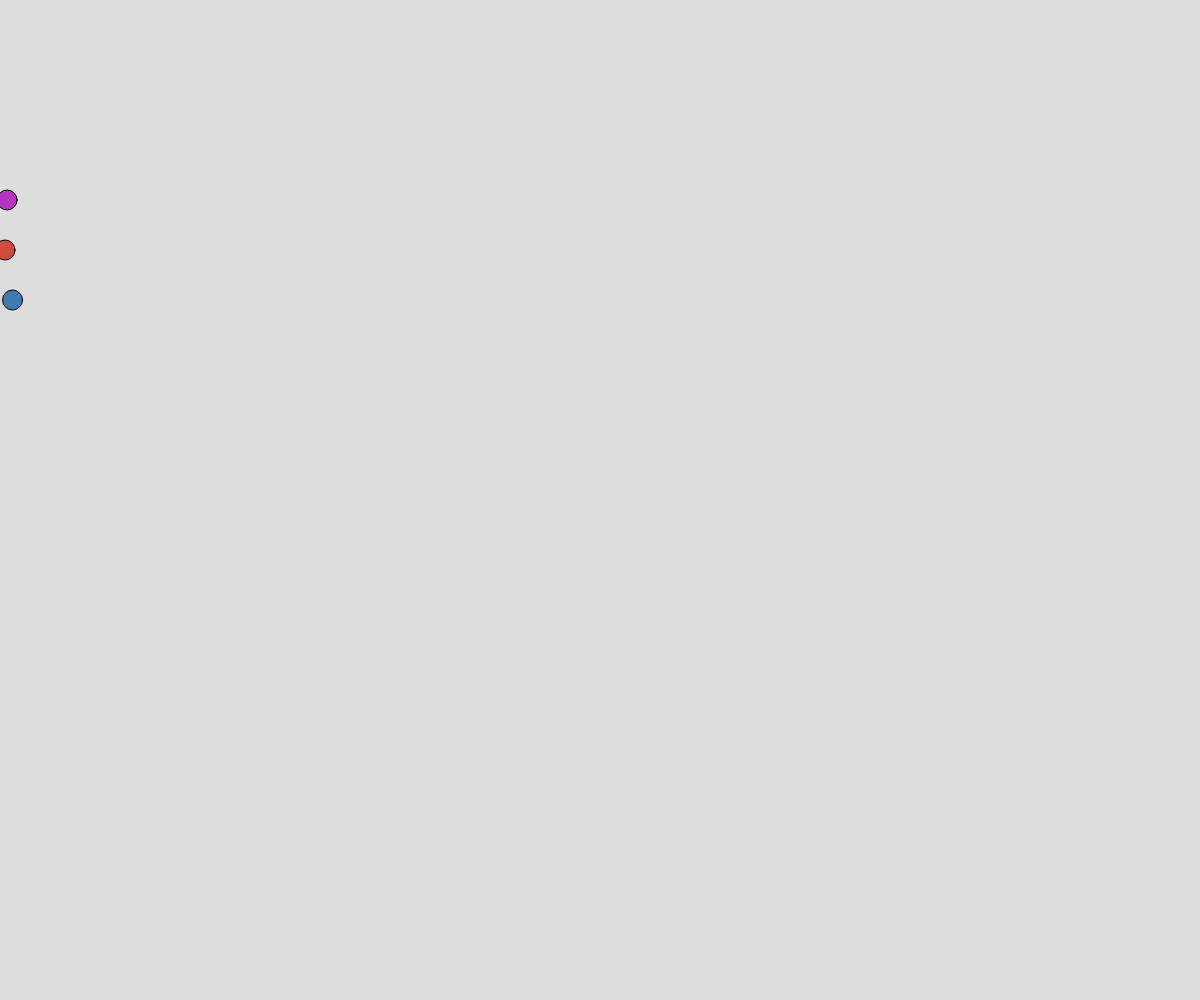
Frame 1 (no input)
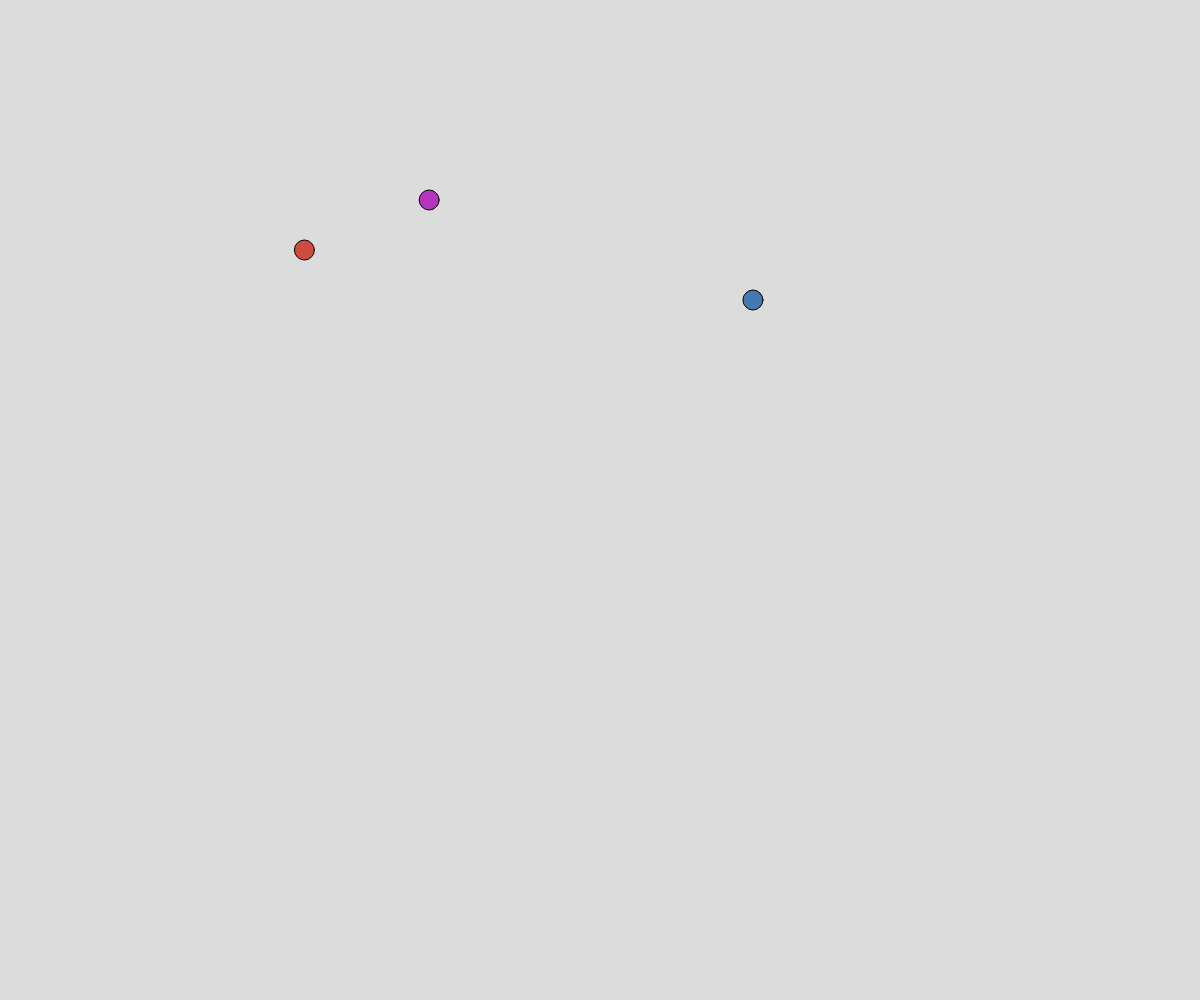
Frame 60 (no input)
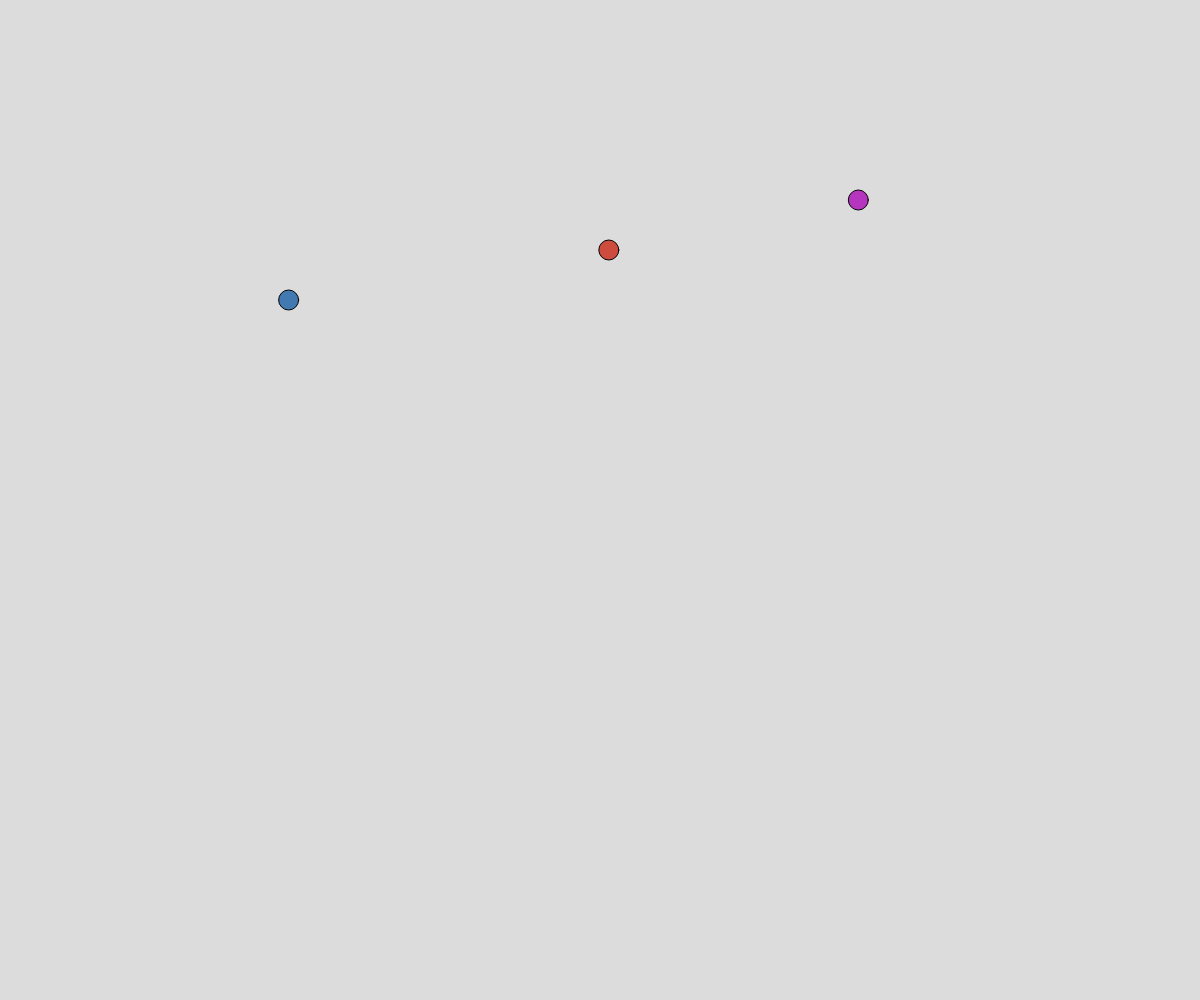
Frame 120 (the mouse pressed at the canvas centre since frame 60)

The p5.js sketch that drew these frames (run headless with seeded random() and noise() and a simulated clock; from frame 60 on, the mouse is pressed at the canvas centre):

// p5.js sketch
// ── sketch.js
// Project Title
// Your Name
// Date
//
// Extra for Experts:
// - describe what you did to take this project "above and beyond"


let racers = [];
const NUM_RACERS = 3;

function setup() {
  createCanvas(windowWidth, windowHeight);
  for(let i = 0; i < NUM_RACERS; i++){
    let c = color(random(255),random(255),random(255));
    racers.push(new Racer(200+50*i,c));
  }
}

function draw() {
  background(220);
  for(let r of racers){
    r.move();
    r.display();
  }
}

class Racer {
  constructor(y, col){
    this.speed = random(3,15); 
    this.col = col;
    this.y = y;
    this.x = 0;
  }

  display(){
  fill(this.col);
  circle(this.x, this.y, 20);
  }

  move(){
    if (this.x > width){
      this.x = 0;
    }
    else {
      this.x += this.speed;
    }
  }
}
